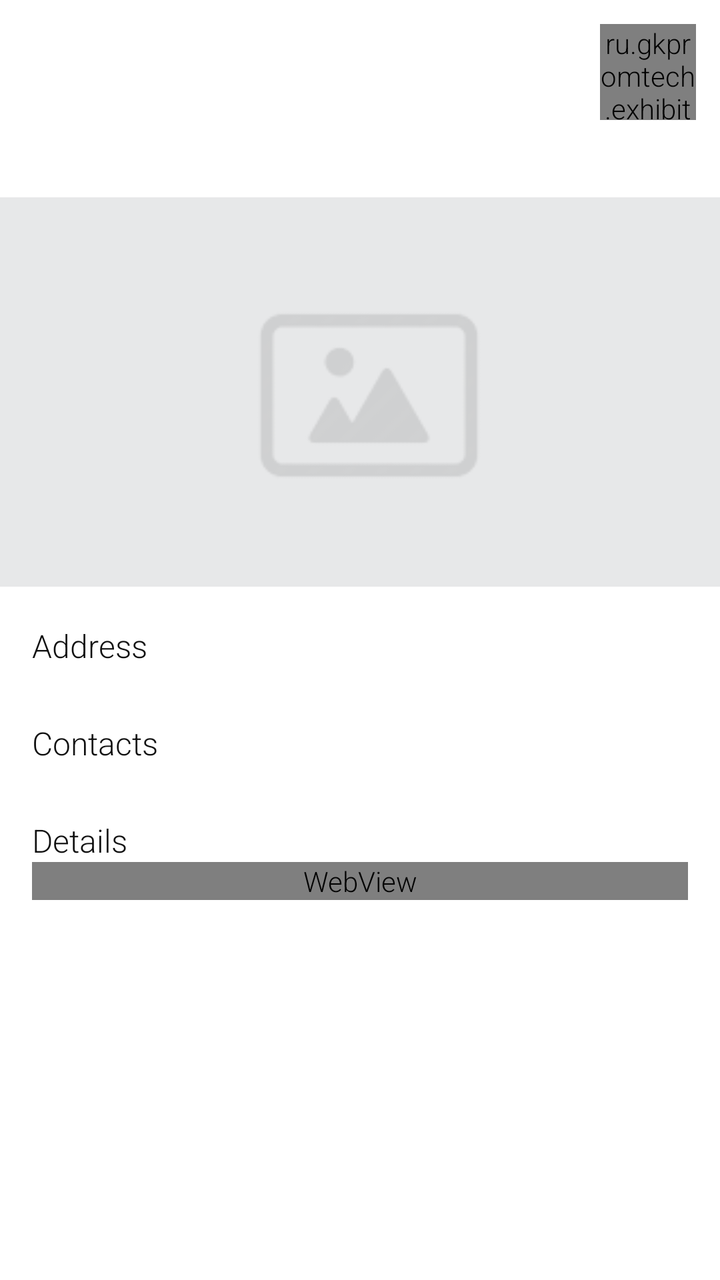
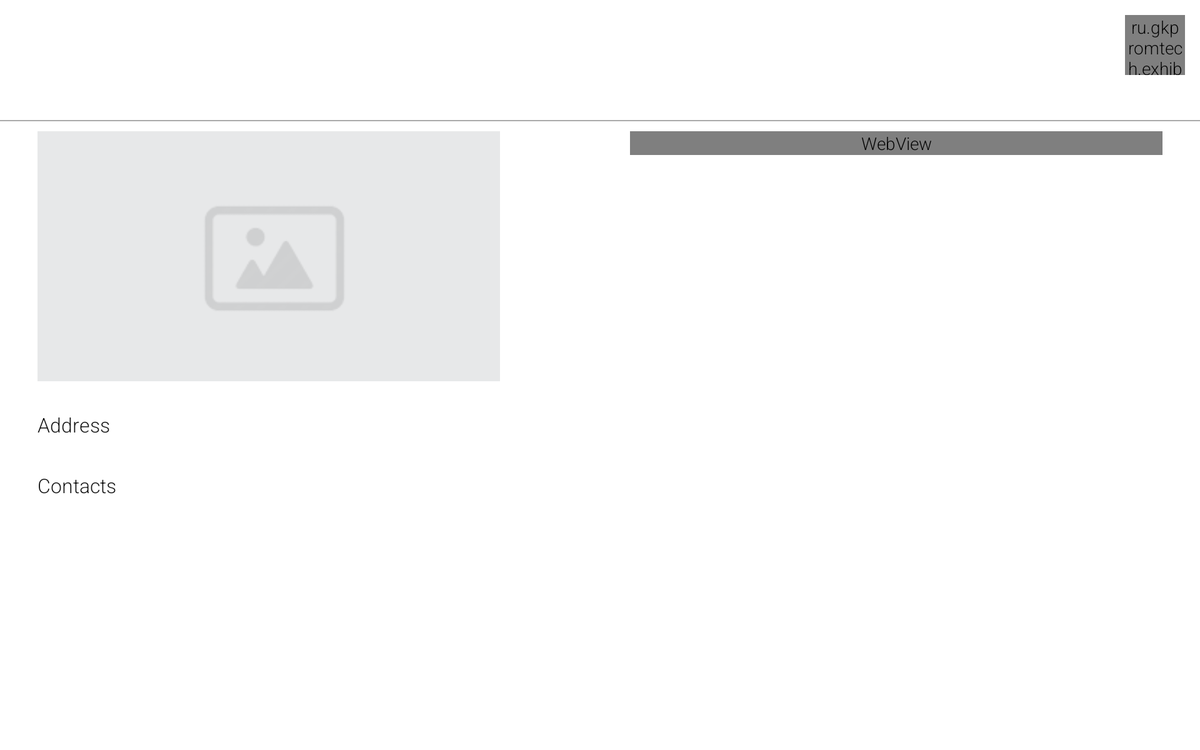

One screen, two layout resources from the same app: the default and the repository's alternative for another configuration. Each is rendered where Android would select it; the XML of both is given below.
<!-- AndroidManifest.xml: application theme AppTheme -->
<!-- res/layout/fragment_organization_place.xml -->
<?xml version="1.0" encoding="utf-8"?>
<LinearLayout xmlns:android="http://schemas.android.com/apk/res/android"
    android:layout_width="match_parent"
    android:layout_height="match_parent"
    android:orientation="vertical">

    <ScrollView
        android:layout_width="match_parent"
        android:layout_height="match_parent">

        <LinearLayout
            android:layout_width="match_parent"
            android:layout_height="wrap_content"
            android:orientation="vertical">

            <include
                layout="@layout/layout_organization_place_header"
                android:layout_width="match_parent"
                android:layout_height="wrap_content"
                android:layout_gravity="center_horizontal" />

            <ImageView
                android:id="@+id/imagePlace"
                android:layout_width="match_parent"
                android:layout_height="200dp"
                android:layout_gravity="center_horizontal"
                android:contentDescription="@string/empty"
                android:src="@drawable/empty_image" />

            <LinearLayout
                android:layout_width="match_parent"
                android:layout_height="match_parent"
                android:layout_gravity="center_horizontal"
                android:layout_margin="@dimen/item_spacing_large"
                android:orientation="vertical">

                <TextView
                    android:id="@+id/textAddressHeader"
                    android:layout_width="match_parent"
                    android:layout_height="wrap_content"
                    android:text="@string/address"
                    android:textAppearance="?android:attr/textAppearanceMedium" />

                <TextView
                    android:id="@+id/textAddress"
                    android:layout_width="match_parent"
                    android:layout_height="wrap_content"
                    android:textAppearance="?android:attr/textAppearanceSmall" />

                <TextView
                    android:id="@+id/textContactsHeader"
                    android:layout_width="match_parent"
                    android:layout_height="wrap_content"
                    android:layout_marginTop="@dimen/item_spacing"
                    android:text="@string/contacts"
                    android:textAppearance="?android:attr/textAppearanceMedium" />

                <TextView
                    android:id="@+id/textContacts"
                    android:layout_width="match_parent"
                    android:layout_height="wrap_content"
                    android:textAppearance="?android:attr/textAppearanceSmall" />

                <TextView
                    android:id="@+id/textDetailsHeader"
                    android:layout_width="match_parent"
                    android:layout_height="wrap_content"
                    android:layout_marginTop="@dimen/item_spacing"
                    android:text="@string/description"
                    android:textAppearance="?android:attr/textAppearanceMedium" />

                <WebView
                    android:id="@+id/textDescription"
                    android:layout_width="match_parent"
                    android:layout_height="wrap_content"
                    android:textAppearance="?android:attr/textAppearanceSmall" />

            </LinearLayout>
        </LinearLayout>
    </ScrollView>
</LinearLayout>
<!-- res/layout/layout_organization_place_header.xml (included above) -->
<?xml version="1.0" encoding="utf-8"?>
<LinearLayout xmlns:android="http://schemas.android.com/apk/res/android"
    xmlns:tools="http://schemas.android.com/tools"
    android:layout_width="match_parent"
    android:layout_height="wrap_content"
    android:padding="@dimen/item_spacing"
    tools:ignore="RtlHardcoded"
    android:orientation="horizontal">

    <ImageView
        android:id="@+id/imageLogo"
        android:layout_width="80dp"
        android:layout_height="80dp"
        android:layout_marginLeft="@dimen/item_spacing"
        android:layout_weight="0"
        android:contentDescription="@string/empty"
        android:scaleType="fitCenter" />

    <LinearLayout
        android:layout_width="wrap_content"
        android:layout_height="wrap_content"
        android:layout_marginLeft="@dimen/item_spacing"
        android:layout_marginRight="@dimen/item_spacing"
        android:layout_weight="1"
        android:orientation="vertical"
        android:gravity="center_vertical">

        <TextView
            android:id="@+id/textName"
            android:layout_width="match_parent"
            android:layout_height="wrap_content"
            android:textAppearance="?android:attr/textAppearanceSmall"
            android:textColor="@android:color/black"/>

        <TextView
            android:id="@+id/textPlace"
            android:layout_width="match_parent"
            android:layout_height="wrap_content"
            android:textAppearance="?android:attr/textAppearanceSmall" />
    </LinearLayout>

    <ru.gkpromtech.exhibition.utils.CircleImageView
        android:id="@+id/imageShowOnSchema"
        android:layout_width="48dp"
        android:layout_height="48dp"
        android:layout_marginRight="@dimen/item_spacing_small"
        android:layout_marginTop="@dimen/item_spacing_small"
        android:layout_weight="0"
        android:clickable="true"
        android:onClick="onShowOnSchemaClicked"
        android:scaleType="centerInside"
        android:src="@drawable/ic_location" />
</LinearLayout>
<!-- resources referenced by this layout -->
<resources>
  <dimen name="item_spacing">8dp</dimen>
  <dimen name="item_spacing_large">16dp</dimen>
  <dimen name="item_spacing_small">4dp</dimen>
  <string name="address">Address</string>
  <string name="contacts">Contacts</string>
  <string name="description">Details</string>
  <string name="empty">No data</string>
  <style name="Exhibition.ActionBar" parent="@style/Widget.AppCompat.Light.ActionBar.Solid.Inverse">
          <item name="titleTextStyle">@style/Exhibition.ActionBar.TitleTextStyle</item>
          <item name="subtitleTextStyle">@style/Exhibition.ActionBar.SubTitleText</item>
          <item name="colorControlNormal">@color/Exhibition.White</item>
      </style>
  <color name="Exhibition.White">@android:color/white</color>
  <color name="Exhibition.Primary">#ed1c24</color>
  <color name="Exhibition.TransparentRed">#b3ed1c24</color>
  <!-- drawable main_menu_selector (drawable) -->
  <?xml version="1.0" encoding="utf-8"?>
  <selector xmlns:android="http://schemas.android.com/apk/res/android">
      <item android:state_pressed="true">
          <color android:color="@color/Exhibition.Primary"/>
      </item>
      <item android:state_activated="true">
          <color android:color="@color/Exhibition.Primary"/>
      </item>
      <item android:drawable="@color/Exhibition.Background"/>
  </selector>
  <style name="Exhibition.TextViewStyle" parent="android:Widget.TextView">
          <item name="android:fontFamily">sans-serif-light</item>
      </style>
  <style name="Exhibition.ButtonStyle" parent="android:Widget.Holo.Button">
          <item name="android:fontFamily">sans-serif-light</item>
          <item name="android:background">@drawable/button_selector</item>
          <item name="android:textColor">@color/text</item>
      </style>
  <style name="Exhibition.ImageButtonStyle" parent="android:Widget.ImageButton">
          <item name="android:background">@drawable/button_selector</item>
      </style>
  <style name="Exhibition.Text.Small" parent="@android:style/TextAppearance.Small">
          <item name="android:textSize">14sp</item>
      </style>
  <style name="Exhibition.Text.Medium" parent="@android:style/TextAppearance.Medium">
          <item name="android:textSize">16sp</item>
          <item name="android:textColor">@color/text</item>
      </style>
  <style name="Exhibition.Text.Large" parent="@android:style/TextAppearance.Large">
          <item name="android:textSize">18sp</item>
          <item name="android:textColor">@color/text</item>
      </style>
  <style name="Exhibition.ListView" parent="@android:style/Widget.ListView">
          <item name="android:background">@color/Exhibition.Background</item>
          <item name="android:divider">@color/Exhibition.LightGray</item>
          <item name="android:dividerHeight">1dp</item>
          <item name="android:drawSelectorOnTop">false</item>
      </style>
  <style name="Exhibition.ActionBar.TitleTextStyle" parent="@android:style/TextAppearance">
          <item name="android:textColor">@color/Exhibition.White</item>
          <item name="android:textSize">20sp</item>
      </style>
  <style name="Exhibition.ActionBar.SubTitleText" parent="@android:style/TextAppearance">
          <item name="android:textColor">@color/Exhibition.White</item>
          <item name="android:textSize">20sp</item>
      </style>
  <color name="Exhibition.Background">@android:color/white</color>
  <color name="text">#101010</color>
  <color name="Exhibition.LightGray">#e1e1e1</color>
  <color name="Exhibition.Secondary">#6d6f71</color>
  <color name="Exhibition.TransparentDarkGray">#b3aaaaaa</color>
</resources>
<!-- res/layout-large-land/fragment_organization_place.xml (the repository's variant of the layout above) -->
<!-- drawn on a 7-inch tablet turned sideways -->
<?xml version="1.0" encoding="utf-8"?>
<LinearLayout xmlns:android="http://schemas.android.com/apk/res/android"
    android:layout_width="match_parent"
    android:layout_height="match_parent"
    android:orientation="vertical">

    <ScrollView
        android:layout_width="match_parent"
        android:layout_height="match_parent">

        <LinearLayout
            android:layout_width="match_parent"
            android:layout_height="wrap_content"
            android:orientation="vertical">

            <include
                layout="@layout/layout_organization_place_header"
                android:layout_width="match_parent"
                android:layout_height="wrap_content"
                android:layout_gravity="center_horizontal" />

            <View
                android:layout_width="match_parent"
                android:layout_height="1dp"
                android:background="@color/Exhibition.DarkGray"/>

            <LinearLayout
                android:layout_width="match_parent"
                android:layout_height="match_parent"
                android:orientation="horizontal">

                <LinearLayout
                    android:layout_width="match_parent"
                    android:layout_height="wrap_content"
                    android:layout_gravity="left"
                    android:layout_marginLeft="@dimen/activity_horizontal_margin"
                    android:layout_marginBottom="@dimen/item_spacing_xlarge"
                    android:layout_marginTop="@dimen/item_spacing"
                    android:orientation="vertical"
                    android:layout_weight="1">

                    <ImageView
                        android:id="@+id/imagePlace"
                        android:layout_width="match_parent"
                        android:layout_height="200dp"
                        android:contentDescription="@string/empty"
                        android:layout_marginTop="@dimen/item_spacing"
                        android:layout_marginBottom="@dimen/item_spacing_xlarge"
                        android:src="@drawable/empty_image"
                        android:layout_weight="0"
                        android:scaleType="fitStart"/>

                    <TextView
                        android:id="@+id/textAddressHeader"
                        android:layout_width="match_parent"
                        android:layout_height="wrap_content"
                        android:text="@string/address"
                        android:textAppearance="?android:attr/textAppearanceMedium" />

                    <TextView
                        android:id="@+id/textAddress"
                        android:layout_width="match_parent"
                        android:layout_height="wrap_content"
                        android:textAppearance="?android:attr/textAppearanceSmall" />

                    <TextView
                        android:id="@+id/textContactsHeader"
                        android:layout_width="match_parent"
                        android:layout_height="wrap_content"
                        android:layout_marginTop="@dimen/item_spacing"
                        android:text="@string/contacts"
                        android:textAppearance="?android:attr/textAppearanceMedium" />

                    <TextView
                        android:id="@+id/textContacts"
                        android:layout_width="match_parent"
                        android:layout_height="wrap_content"
                        android:textAppearance="?android:attr/textAppearanceSmall" />
                </LinearLayout>

                <WebView
                    android:id="@+id/textDescription"
                    android:text="Description"
                    android:layout_width="match_parent"
                    android:layout_height="wrap_content"
                    android:layout_marginLeft="@dimen/item_spacing_xlarge"
                    android:layout_marginRight="@dimen/activity_horizontal_margin"
                    android:layout_marginTop="@dimen/item_spacing"
                    android:layout_marginBottom="@dimen/item_spacing_xlarge"
                    android:textAppearance="?android:attr/textAppearanceMedium"
                    android:singleLine="false"
                    android:layout_weight="1"/>

            </LinearLayout>
        </LinearLayout>
    </ScrollView>
</LinearLayout>
<!-- resources referenced by the variant -->
<!-- as a 7-inch tablet turned sideways resolves them -->
<resources>
  <color name="Exhibition.DarkGray">#aaaaaa</color>
  <dimen name="activity_horizontal_margin">30dp</dimen>
  <dimen name="item_spacing">8dp</dimen>
  <dimen name="item_spacing_small">4dp</dimen>
  <dimen name="item_spacing_xlarge">24dp</dimen>
  <string name="address">Address</string>
  <string name="contacts">Contacts</string>
  <string name="empty">No data</string>
  <style name="Exhibition.ActionBar" parent="@style/Widget.AppCompat.Light.ActionBar.Solid.Inverse">
          <item name="titleTextStyle">@style/Exhibition.ActionBar.TitleTextStyle</item>
          <item name="subtitleTextStyle">@style/Exhibition.ActionBar.SubTitleText</item>
          <item name="colorControlNormal">@color/Exhibition.White</item>
      </style>
  <color name="Exhibition.White">@android:color/white</color>
  <color name="Exhibition.Primary">#ed1c24</color>
  <color name="Exhibition.TransparentRed">#b3ed1c24</color>
  <!-- drawable main_menu_selector (drawable) -->
  <?xml version="1.0" encoding="utf-8"?>
  <selector xmlns:android="http://schemas.android.com/apk/res/android">
      <item android:state_pressed="true">
          <color android:color="@color/Exhibition.Primary"/>
      </item>
      <item android:state_activated="true">
          <color android:color="@color/Exhibition.Primary"/>
      </item>
      <item android:drawable="@color/Exhibition.Background"/>
  </selector>
  <style name="Exhibition.TextViewStyle" parent="android:Widget.TextView">
          <item name="android:fontFamily">sans-serif-light</item>
      </style>
  <style name="Exhibition.ButtonStyle" parent="android:Widget.Holo.Button">
          <item name="android:fontFamily">sans-serif-light</item>
          <item name="android:background">@drawable/button_selector</item>
          <item name="android:textColor">@color/text</item>
      </style>
  <style name="Exhibition.ImageButtonStyle" parent="android:Widget.ImageButton">
          <item name="android:background">@drawable/button_selector</item>
      </style>
  <style name="Exhibition.Text.Small" parent="@android:style/TextAppearance.Small">
          <item name="android:textSize">14sp</item>
      </style>
  <style name="Exhibition.Text.Medium" parent="@android:style/TextAppearance.Medium">
          <item name="android:textSize">16sp</item>
          <item name="android:textColor">@color/text</item>
      </style>
  <style name="Exhibition.Text.Large" parent="@android:style/TextAppearance.Large">
          <item name="android:textSize">18sp</item>
          <item name="android:textColor">@color/text</item>
      </style>
  <style name="Exhibition.ListView" parent="@android:style/Widget.ListView">
          <item name="android:background">@color/Exhibition.Background</item>
          <item name="android:divider">@color/Exhibition.LightGray</item>
          <item name="android:dividerHeight">1dp</item>
          <item name="android:drawSelectorOnTop">false</item>
      </style>
  <style name="Exhibition.ActionBar.TitleTextStyle" parent="@android:style/TextAppearance">
          <item name="android:textColor">@color/Exhibition.White</item>
          <item name="android:textSize">20sp</item>
      </style>
  <style name="Exhibition.ActionBar.SubTitleText" parent="@android:style/TextAppearance">
          <item name="android:textColor">@color/Exhibition.White</item>
          <item name="android:textSize">20sp</item>
      </style>
  <color name="Exhibition.Background">@android:color/white</color>
  <color name="text">#101010</color>
  <color name="Exhibition.LightGray">#e1e1e1</color>
  <color name="Exhibition.Secondary">#6d6f71</color>
  <color name="Exhibition.TransparentDarkGray">#b3aaaaaa</color>
</resources>
